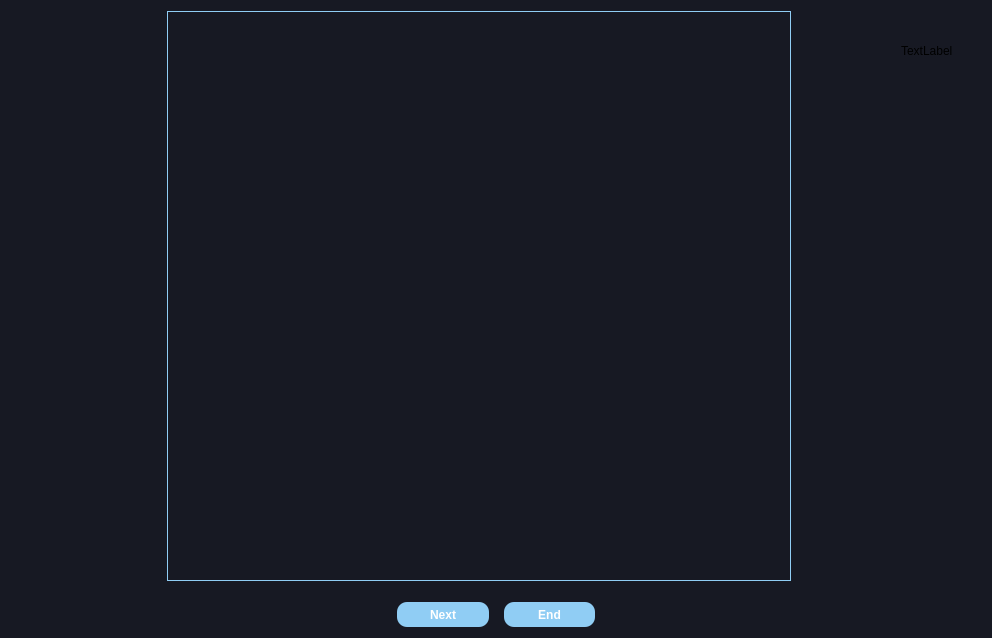
<?xml version="1.0" encoding="UTF-8"?>
<ui version="4.0">
 <class>Form</class>
 <widget class="QWidget" name="Form">
  <property name="geometry">
   <rect>
    <x>0</x>
    <y>0</y>
    <width>992</width>
    <height>638</height>
   </rect>
  </property>
  <property name="windowTitle">
   <string>Form</string>
  </property>
  <property name="styleSheet">
   <string notr="true">QWidget {
background-color: #171923;
}</string>
  </property>
  <layout class="QGridLayout" name="gridLayout_2">
   <item row="0" column="0">
    <layout class="QGridLayout" name="gridLayout" rowstretch="0,0,0">
     <item row="0" column="0">
      <layout class="QHBoxLayout" name="horizontalLayout" stretch="3,12,2,1">
       <item>
        <spacer name="verticalSpacer">
         <property name="orientation">
          <enum>Qt::Vertical</enum>
         </property>
         <property name="sizeHint" stdset="0">
          <size>
           <width>20</width>
           <height>40</height>
          </size>
         </property>
        </spacer>
       </item>
       <item>
        <widget class="QLabel" name="image">
         <property name="styleSheet">
          <string notr="true">border: 1px solid #90cdf4;</string>
         </property>
         <property name="frameShape">
          <enum>QFrame::Box</enum>
         </property>
         <property name="frameShadow">
          <enum>QFrame::Raised</enum>
         </property>
         <property name="lineWidth">
          <number>0</number>
         </property>
         <property name="text">
          <string/>
         </property>
        </widget>
       </item>
       <item>
        <spacer name="verticalSpacer_2">
         <property name="orientation">
          <enum>Qt::Vertical</enum>
         </property>
         <property name="sizeHint" stdset="0">
          <size>
           <width>20</width>
           <height>40</height>
          </size>
         </property>
        </spacer>
       </item>
       <item>
        <layout class="QGridLayout" name="gridLayout_3">
         <item row="1" column="1">
          <spacer name="verticalSpacer_5">
           <property name="orientation">
            <enum>Qt::Vertical</enum>
           </property>
           <property name="sizeType">
            <enum>QSizePolicy::Expanding</enum>
           </property>
           <property name="sizeHint" stdset="0">
            <size>
             <width>20</width>
             <height>40</height>
            </size>
           </property>
          </spacer>
         </item>
         <item row="0" column="1">
          <widget class="QLabel" name="marker">
           <property name="minimumSize">
            <size>
             <width>80</width>
             <height>80</height>
            </size>
           </property>
           <property name="maximumSize">
            <size>
             <width>80</width>
             <height>80</height>
            </size>
           </property>
           <property name="text">
            <string>TextLabel</string>
           </property>
          </widget>
         </item>
         <item row="0" column="0">
          <spacer name="horizontalSpacer_3">
           <property name="orientation">
            <enum>Qt::Horizontal</enum>
           </property>
           <property name="sizeType">
            <enum>QSizePolicy::Maximum</enum>
           </property>
           <property name="sizeHint" stdset="0">
            <size>
             <width>40</width>
             <height>20</height>
            </size>
           </property>
          </spacer>
         </item>
        </layout>
       </item>
      </layout>
     </item>
     <item row="2" column="0">
      <layout class="QHBoxLayout" name="horizontalLayout_2" stretch="0,4,1,1,4,0">
       <property name="spacing">
        <number>15</number>
       </property>
       <property name="topMargin">
        <number>15</number>
       </property>
       <item>
        <spacer name="verticalSpacer_3">
         <property name="orientation">
          <enum>Qt::Vertical</enum>
         </property>
         <property name="sizeType">
          <enum>QSizePolicy::Maximum</enum>
         </property>
         <property name="sizeHint" stdset="0">
          <size>
           <width>20</width>
           <height>40</height>
          </size>
         </property>
        </spacer>
       </item>
       <item>
        <spacer name="horizontalSpacer">
         <property name="orientation">
          <enum>Qt::Horizontal</enum>
         </property>
         <property name="sizeType">
          <enum>QSizePolicy::Expanding</enum>
         </property>
         <property name="sizeHint" stdset="0">
          <size>
           <width>40</width>
           <height>20</height>
          </size>
         </property>
        </spacer>
       </item>
       <item>
        <widget class="QPushButton" name="next">
         <property name="maximumSize">
          <size>
           <width>16777215</width>
           <height>25</height>
          </size>
         </property>
         <property name="styleSheet">
          <string notr="true">QPushButton {
background-color: #90cdf4;
border: none;
border-radius: 10px;
font-size: 12px;
color: white;
font-weight: 600;
}

QPushButton:hover {
background-color: #3182CE;

}

QPushButton:pressed {
background-color: #3182CE;

}
</string>
         </property>
         <property name="text">
          <string>Next</string>
         </property>
        </widget>
       </item>
       <item>
        <widget class="QPushButton" name="end">
         <property name="maximumSize">
          <size>
           <width>16777215</width>
           <height>25</height>
          </size>
         </property>
         <property name="styleSheet">
          <string notr="true">QPushButton {
background-color: #90cdf4;
border: none;
border-radius: 10px;
font-size: 12px;
color: white;
font-weight: 600;
}

QPushButton:hover {
background-color: #3182CE;

}

QPushButton:pressed {
background-color: #3182CE;

}
</string>
         </property>
         <property name="text">
          <string>End</string>
         </property>
        </widget>
       </item>
       <item>
        <spacer name="horizontalSpacer_2">
         <property name="orientation">
          <enum>Qt::Horizontal</enum>
         </property>
         <property name="sizeType">
          <enum>QSizePolicy::Minimum</enum>
         </property>
         <property name="sizeHint" stdset="0">
          <size>
           <width>40</width>
           <height>20</height>
          </size>
         </property>
        </spacer>
       </item>
       <item>
        <spacer name="verticalSpacer_4">
         <property name="orientation">
          <enum>Qt::Vertical</enum>
         </property>
         <property name="sizeType">
          <enum>QSizePolicy::Maximum</enum>
         </property>
         <property name="sizeHint" stdset="0">
          <size>
           <width>20</width>
           <height>40</height>
          </size>
         </property>
        </spacer>
       </item>
      </layout>
     </item>
    </layout>
   </item>
  </layout>
 </widget>
 <resources/>
 <connections/>
</ui>
